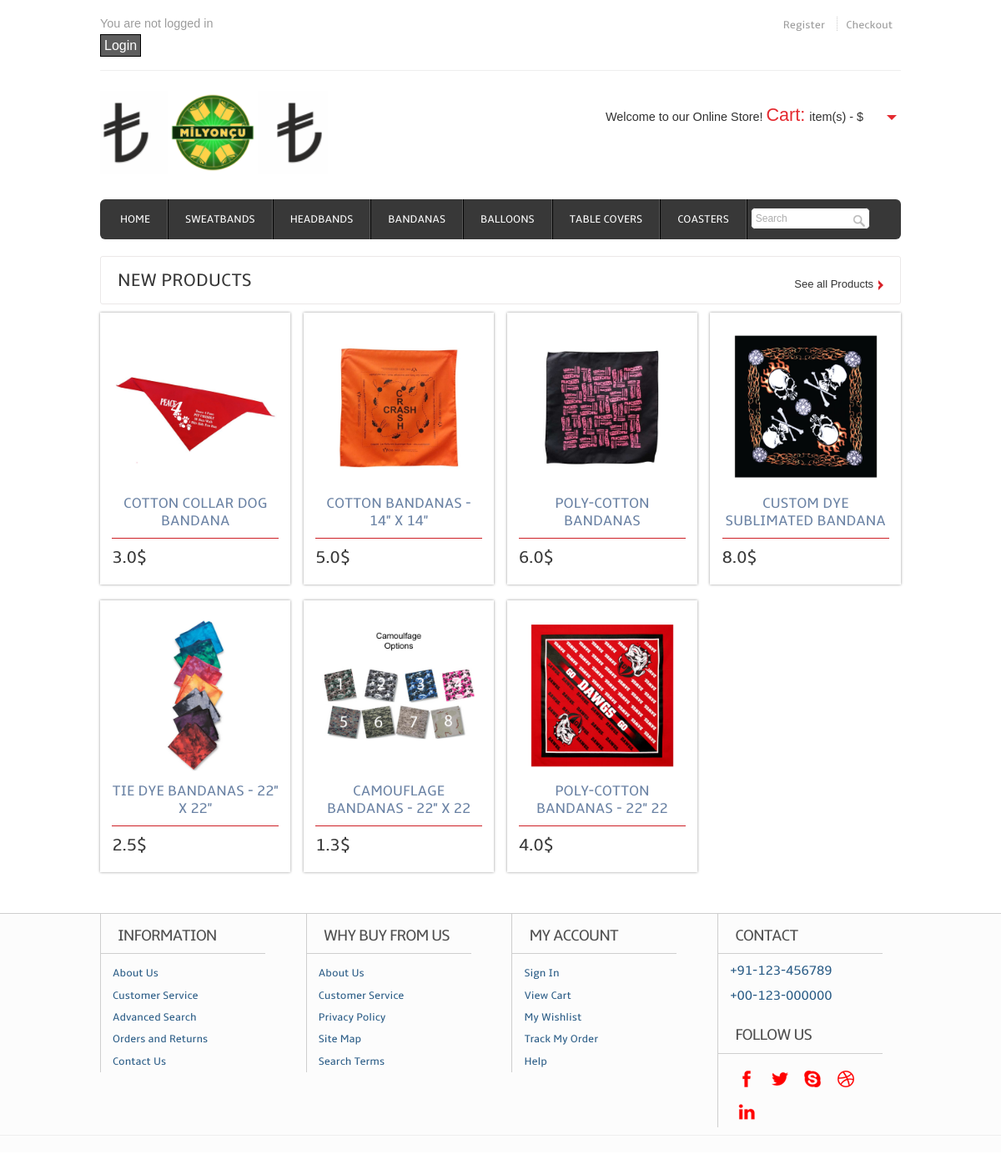
/milyoncu/bandanas/, run on the app's committed database.
### milyoncu/models.py (models this page shows, shortened)
class Product(models.Model):
    name = models.CharField(max_length=30)
    description = models.TextField (max_length=250)
    price = models.FloatField ()
    size = models.CharField(max_length=30)
    category = models.ForeignKey('Category', on_delete=models.CASCADE)
    logo = models.ImageField(upload_to="static/images", blank=True)
    slug = models.SlugField(editable=True) # hide from admin

### milyoncu/views.py (the view)
class BandanasView(IndexView):
    template_name = "bandanas.html"
    queryset = Product.objects.all().filter(category_id='3')

### milyoncu/views.py (called while the page is built)
def totalPrice(request):
    user = request.user
    if user.is_authenticated:
        list = Cart.objects.filter(user=user)
        total= 0
        for c in list:
            total += c.quantity*c.product.price
        return { "cartTotal":total, "totalAmount": list.count()}
    return {}

### milyoncu/templates/bandanas.html (shortened to what this page needs)
{% extends "base.html" %}
{% load static %}
{% block content %}
<form method="post" action="">
    <div class="content">
    	<div class="content_top">
    		<div class="heading">
    		<h3>New Products</h3>
    		</div>
    		<div class="see">
    			<p><a href="{% url 'milyoncu:allproducts' %}">See all Products</a></p>
    		</div>
    	</div>
	      <div class="section group">
			  {% for object in object_list %}
				<div class="grid_1_of_4 images_1_of_4">
					{% load ratings %}
					 <a href="{% url 'milyoncu:preview' object.slug %}"><img src="/{{ object.logo }}" alt="" /></a>
					 <h2>{{object.name}} </h2>
					<div class="price-details">
				       <div class="price-number">
							<p><span class="rupees">{{object.price}}$</span></p>
						</div>
					</div>
				</div>
			  {% endfor %}
			</div>
    </div>
</form>
{% endblock %}

### milyoncu/templates/base.html (shortened to what this page needs)
{% load static %}
<!DOCTYPE HTML>
<head>
<link href="{% static 'css/style.css' %}" rel="stylesheet" type="text/css" media="all"/>
<link rel="stylesheet" href="https://cdnjs.cloudflare.com/ajax/libs/font-awesome/4.7.0/css/font-awesome.min.css">
<link rel="stylesheet" href="{% static 'star-ratings/css/star-ratings.css' %}">
</head>
<body>
  <div class="wrap">
	<div class="header">
		<div class="headertop_desc">
			<div class="call">
			 {% if user.is_authenticated %}
                  Hi <u> {{ user.username }}! </u>
                  <p class="kayit" style="margin-top: 10px;"><a href="{% url 'logout' %}">logout</a></p>
                {% else %}
                  <p style="margin-bottom:10px;">You are not logged in</p>
                  <div class="kayit" style="display: inline-block;">
                       <a href="{% url 'login' %}">Login</a> </div>
            {% endif %}
			</div>
			<div class="account_desc">
				<ul>
					<li><a href="/accounts/signup/">Register</a></li>
					<li><a href="#">Checkout</a></li>
				</ul>
			</div>
		</div>
		<div class="header_top">
			<div class="logo">
				<a href="{% url 'milyoncu:index' %}">
                    <img src="{% static 'images/milyonculogo.png' %}" alt="Milyoncu"/>
                </a>
			</div>
			  <div class="cart">
			  	   <p>Welcome to our Online Store! <span>Cart:</span><div id="dd" class="wrapper-dropdown-2"> {{totalAmount}} item(s) - $ {{cartTotal}}
					</div></p>
			  </div>
  </div>
	<div class="header_bottom">
	     	<div class="menu">
	     		<ul class="tagbar">
			    	<li><a href="{% url 'milyoncu:index' %}">Home</a></li>
			    	<li><a href="{% url 'milyoncu:sweatbands' %}">Sweatbands</a></li>
			    	<li><a href="{% url 'milyoncu:headbands' %}">Headbands</a></li>
			    	<li ><a href="{% url 'milyoncu:bandanas' %}">Bandanas</a></li>
			    	<li ><a href="{% url 'milyoncu:balloons' %}">Balloons</a></li>
			    	<li ><a href="{% url 'milyoncu:tablecovers' %}">Table Covers</a></li>
			    	<li><a href="{% url 'milyoncu:coasters' %}">Coasters</a></li>
					<li class="search_box">
	     				<form>
	     					<input type="text" value="Search" onfocus="this.value = '';" onblur="if (this.value == '') {this.value = 'Search';}"><input type="submit" value="">
	     				</form>
	     			</li>
     			</ul>
	     	</div>
	     </div>
   </div>
 <div class="main">
    {% block content %} {% endblock %}
    </div>
 </div>
   <div class="footer">
   	  <div class="wrap">
	     <div class="section group">
				<div class="col_1_of_4 span_1_of_4">
						<h4>Information</h4>
						<ul>
						<li><a href="about.html">About Us</a></li>
						<li><a href="contact.html">Customer Service</a></li>
						<li><a href="#">Advanced Search</a></li>
						<li><a href="delivery.html">Orders and Returns</a></li>
						<li><a href="contact.html">Contact Us</a></li>
						</ul>
					</div>
				<div class="col_1_of_4 span_1_of_4">
					<h4>Why buy from us</h4>
						<ul>
						<li><a href="about.html">About Us</a></li>
						<li><a href="contact.html">Customer Service</a></li>
						<li><a href="#">Privacy Policy</a></li>
						<li><a href="contact.html">Site Map</a></li>
						<li><a href="#">Search Terms</a></li>
						</ul>
				</div>
				<div class="col_1_of_4 span_1_of_4">
					<h4>My account</h4>
						<ul>
							<li><a href="contact.html">Sign In</a></li>
							<li><a href="index.html">View Cart</a></li>
							<li><a href="#">My Wishlist</a></li>
							<li><a href="#">Track My Order</a></li>
							<li><a href="contact.html">Help</a></li>
						</ul>
				</div>
				<div class="col_1_of_4 span_1_of_4">
					<h4>Contact</h4>
						<ul>
							<li><span>+91-123-456789</span></li>
							<li><span>+00-123-000000</span></li>
						</ul>
						<div class="social-icons">
							<h4>Follow Us</h4>
					   		  <ul>
							      <li><a href="#" target="_blank"><img src="images/facebook.png" alt="" /></a></li>
							      <li><a href="#" target="_blank"><img src="images/twitter.png" alt="" /></a></li>
							      <li><a href="#" target="_blank"><img src="images/skype.png" alt="" /> </a></li>
							      <li><a href="#" target="_blank"> <img src="images/dribbble.png" alt="" /></a></li>
							      <li><a href="#" target="_blank"> <img src="images/linkedin.png" alt="" /></a></li>
						     </ul>
   	 					</div>
				</div>
			</div>
        </div>
        <div class="copy_right">
		   </div>
    </div>
</body>
</html>

### milyoncu/templates/base.html (style rules this page uses)
.kayit a { padding: 4px; background: #5e5e5e; color : white; border:1px solid black; }

### data on the page
Product: logo (picture), name "COTTON COLLAR DOG BANDANA", price "3.0"
Product: logo (picture), name "COTTON BANDANAS - 14\" X 14\"", price "5.0"
Product: logo (picture), name "POLY-COTTON BANDANAS", price "6.0"
Product: logo (picture), name "CUSTOM DYE SUBLIMATED BANDANA", price "8.0"
Product: logo (picture), name "TIE DYE BANDANAS - 22\" X 22\"", price "2.5"
Product: logo (picture), name "CAMOUFLAGE BANDANAS - 22\" X 22", price "1.3"
Product: logo (picture), name "POLY-COTTON BANDANAS - 22\" 22", price "4.0"
